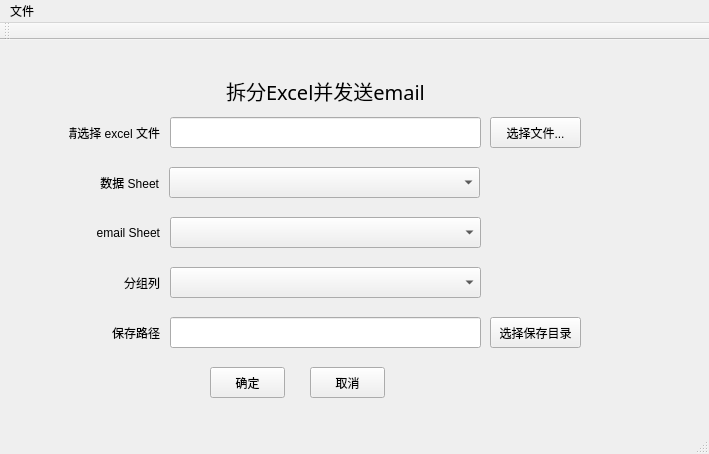
<?xml version="1.0" encoding="UTF-8"?>
<ui version="4.0">
 <class>MainWindow</class>
 <widget class="QMainWindow" name="MainWindow">
  <property name="geometry">
   <rect>
    <x>0</x>
    <y>0</y>
    <width>709</width>
    <height>454</height>
   </rect>
  </property>
  <property name="windowTitle">
   <string>拆分Excel并发送email</string>
  </property>
  <widget class="QWidget" name="centralWidget">
   <widget class="QLabel" name="selectFileLabel">
    <property name="geometry">
     <rect>
      <x>69</x>
      <y>77</y>
      <width>91</width>
      <height>31</height>
     </rect>
    </property>
    <property name="text">
     <string>请选择 excel 文件</string>
    </property>
    <property name="alignment">
     <set>Qt::AlignRight|Qt::AlignTrailing|Qt::AlignVCenter</set>
    </property>
   </widget>
   <widget class="QLineEdit" name="xlsObjLineEdit">
    <property name="geometry">
     <rect>
      <x>170</x>
      <y>77</y>
      <width>311</width>
      <height>31</height>
     </rect>
    </property>
   </widget>
   <widget class="QLabel" name="selectFileLabel_2">
    <property name="geometry">
     <rect>
      <x>69</x>
      <y>227</y>
      <width>91</width>
      <height>31</height>
     </rect>
    </property>
    <property name="text">
     <string>分组列</string>
    </property>
    <property name="alignment">
     <set>Qt::AlignRight|Qt::AlignTrailing|Qt::AlignVCenter</set>
    </property>
   </widget>
   <widget class="QLabel" name="selectFileLabel_3">
    <property name="geometry">
     <rect>
      <x>69</x>
      <y>277</y>
      <width>91</width>
      <height>31</height>
     </rect>
    </property>
    <property name="text">
     <string>保存路径</string>
    </property>
    <property name="alignment">
     <set>Qt::AlignRight|Qt::AlignTrailing|Qt::AlignVCenter</set>
    </property>
   </widget>
   <widget class="QLineEdit" name="savePathLineEdit">
    <property name="geometry">
     <rect>
      <x>170</x>
      <y>277</y>
      <width>311</width>
      <height>31</height>
     </rect>
    </property>
   </widget>
   <widget class="QPushButton" name="submitPushButton">
    <property name="geometry">
     <rect>
      <x>210</x>
      <y>327</y>
      <width>75</width>
      <height>31</height>
     </rect>
    </property>
    <property name="text">
     <string>确定</string>
    </property>
   </widget>
   <widget class="QPushButton" name="cancelPushButton">
    <property name="geometry">
     <rect>
      <x>310</x>
      <y>327</y>
      <width>75</width>
      <height>31</height>
     </rect>
    </property>
    <property name="text">
     <string>取消</string>
    </property>
   </widget>
   <widget class="QComboBox" name="groupByComboBox">
    <property name="geometry">
     <rect>
      <x>170</x>
      <y>227</y>
      <width>311</width>
      <height>31</height>
     </rect>
    </property>
   </widget>
   <widget class="QPushButton" name="selectFilePushButton">
    <property name="geometry">
     <rect>
      <x>490</x>
      <y>77</y>
      <width>91</width>
      <height>31</height>
     </rect>
    </property>
    <property name="text">
     <string>选择文件...</string>
    </property>
   </widget>
   <widget class="QPushButton" name="savePathPushButton">
    <property name="geometry">
     <rect>
      <x>490</x>
      <y>277</y>
      <width>91</width>
      <height>31</height>
     </rect>
    </property>
    <property name="text">
     <string>选择保存目录</string>
    </property>
   </widget>
   <widget class="QComboBox" name="dataComboBox">
    <property name="geometry">
     <rect>
      <x>169</x>
      <y>127</y>
      <width>311</width>
      <height>31</height>
     </rect>
    </property>
   </widget>
   <widget class="QLabel" name="selectFileLabel_4">
    <property name="geometry">
     <rect>
      <x>68</x>
      <y>127</y>
      <width>91</width>
      <height>31</height>
     </rect>
    </property>
    <property name="text">
     <string>数据 Sheet</string>
    </property>
    <property name="alignment">
     <set>Qt::AlignRight|Qt::AlignTrailing|Qt::AlignVCenter</set>
    </property>
   </widget>
   <widget class="QLabel" name="selectFileLabel_5">
    <property name="geometry">
     <rect>
      <x>69</x>
      <y>177</y>
      <width>91</width>
      <height>31</height>
     </rect>
    </property>
    <property name="text">
     <string>email Sheet</string>
    </property>
    <property name="alignment">
     <set>Qt::AlignRight|Qt::AlignTrailing|Qt::AlignVCenter</set>
    </property>
   </widget>
   <widget class="QComboBox" name="emailComboBox">
    <property name="geometry">
     <rect>
      <x>170</x>
      <y>177</y>
      <width>311</width>
      <height>31</height>
     </rect>
    </property>
   </widget>
   <widget class="QLabel" name="logoLabel">
    <property name="geometry">
     <rect>
      <x>80</x>
      <y>20</y>
      <width>81</width>
      <height>41</height>
     </rect>
    </property>
    <property name="styleSheet">
     <string notr="true">image: url(:/images/DDMC.PNG);</string>
    </property>
    <property name="text">
     <string/>
    </property>
   </widget>
   <widget class="QLabel" name="titleLabel">
    <property name="geometry">
     <rect>
      <x>170</x>
      <y>30</y>
      <width>311</width>
      <height>41</height>
     </rect>
    </property>
    <property name="font">
     <font>
      <family>Microsoft YaHei</family>
      <pointsize>15</pointsize>
      <weight>50</weight>
      <italic>false</italic>
      <bold>false</bold>
     </font>
    </property>
    <property name="text">
     <string>拆分Excel并发送email</string>
    </property>
    <property name="alignment">
     <set>Qt::AlignCenter</set>
    </property>
   </widget>
  </widget>
  <widget class="QMenuBar" name="menuBar">
   <property name="geometry">
    <rect>
     <x>0</x>
     <y>0</y>
     <width>709</width>
     <height>23</height>
    </rect>
   </property>
   <widget class="QMenu" name="menuFile">
    <property name="title">
     <string>文件</string>
    </property>
    <addaction name="actionConfig_Setting"/>
   </widget>
   <addaction name="menuFile"/>
  </widget>
  <widget class="QToolBar" name="mainToolBar">
   <attribute name="toolBarArea">
    <enum>TopToolBarArea</enum>
   </attribute>
   <attribute name="toolBarBreak">
    <bool>false</bool>
   </attribute>
  </widget>
  <widget class="QStatusBar" name="statusBar"/>
  <action name="actionConfig_Setting">
   <property name="text">
    <string>配置项设置</string>
   </property>
  </action>
  <action name="actionLoad_Config">
   <property name="text">
    <string>Load Config</string>
   </property>
  </action>
 </widget>
 <layoutdefault spacing="6" margin="11"/>
 <resources/>
 <connections/>
</ui>
